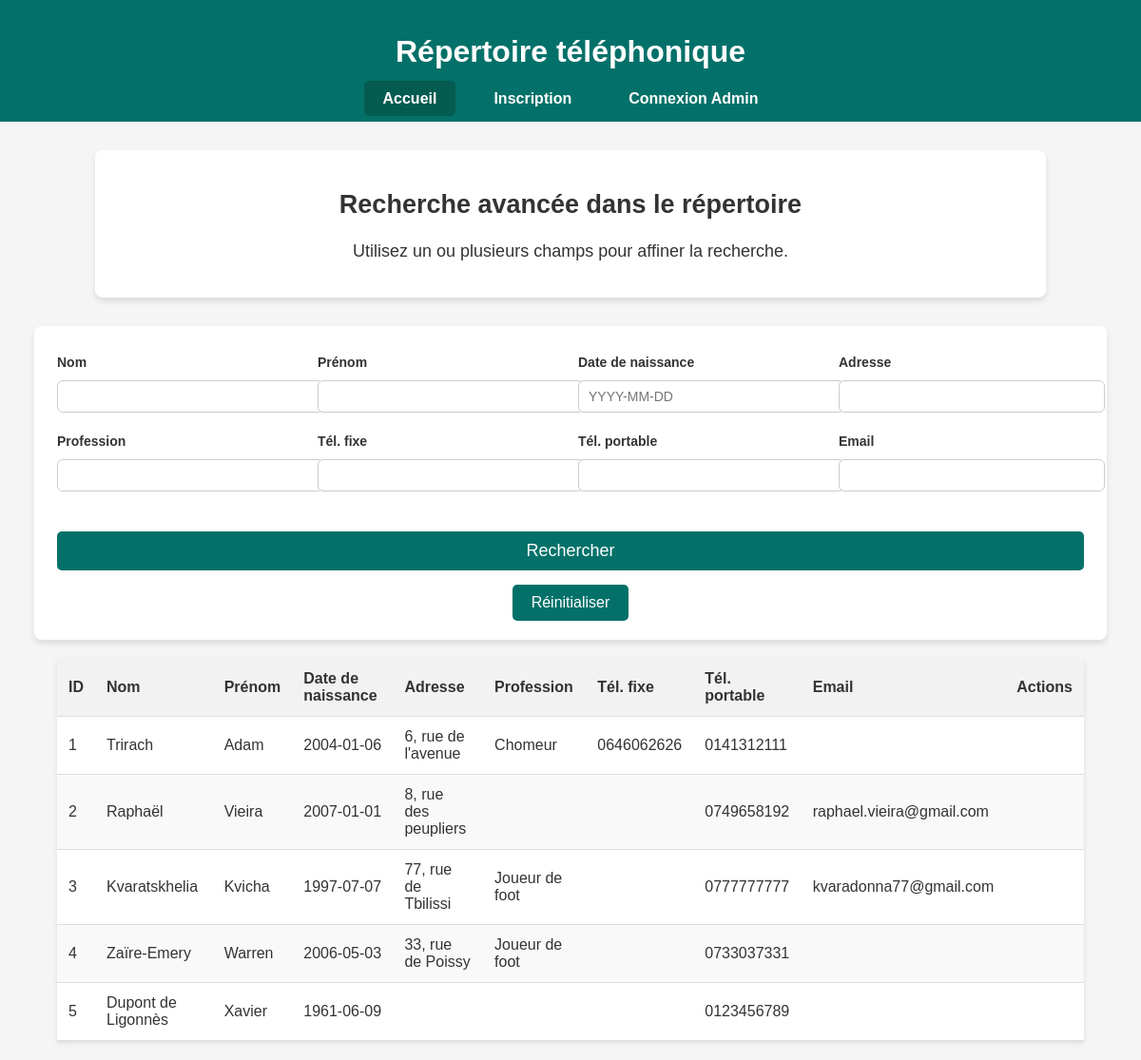
The page / on the database its author committed.
### tables this page shows
CREATE TABLE CONTACT (
  id_contact INTEGER PRIMARY KEY,
  nom VARCHAR(100) NOT NULL,
  prenom VARCHAR(100) NOT NULL,
  date_naissance DATE,
  adresse TEXT,
  profession VARCHAR(100),
  phone_fixe VARCHAR(20),
  phone_portable VARCHAR(20),
  email VARCHAR(255) UNIQUE
);

### app.py (the view)
@app.route("/")
def index():
    nom = request.args.get("nom", "").strip()
    prenom = request.args.get("prenom", "").strip()
    date_naissance = request.args.get("date_naissance", "").strip()
    adresse = request.args.get("adresse", "").strip()
    profession = request.args.get("profession", "").strip()
    phone_fixe = request.args.get("phone_fixe", "").strip()
    phone_portable = request.args.get("phone_portable", "").strip()
    email = request.args.get("email", "").strip()
    query = ("SELECT id_contact, nom, prenom, date_naissance, adresse, profession, "
             "phone_fixe, phone_portable, email FROM CONTACT WHERE 1=1")
    params = []
    if nom:
        query += " AND nom LIKE ?"
        params.append(f"%{nom}%")
    if prenom:
        query += " AND prenom LIKE ?"
        params.append(f"%{prenom}%")
    if date_naissance:
        query += " AND date_naissance = ?"
        params.append(date_naissance)
    if adresse:
        query += " AND adresse LIKE ?"
        params.append(f"%{adresse}%")
    if profession:
        query += " AND profession LIKE ?"
        params.append(f"%{profession}%")
    if phone_fixe:
        query += " AND phone_fixe LIKE ?"
        params.append(f"%{phone_fixe}%")
    if phone_portable:
        query += " AND phone_portable LIKE ?"
        params.append(f"%{phone_portable}%")
    if email:
        query += " AND email LIKE ?"
        params.append(f"%{email}%")
    query += " ORDER BY id_contact" #tri dans l'ordre de id_contact
    conn = get_conn()
    try:
        contacts = conn.execute(query,params).fetchall()
    finally: #toujours fermer la connexion pour éviter les erreurs
        conn.close()
    return render_template("index.html", contacts=contacts,search_values={"nom": nom, "prenom": prenom, "date_naissance": date_naissance,"adresse": adresse, "profession": profession,"phone_fixe": phone_fixe, "phone_portable": phone_portable,"email": email})

### app.py (called while the page is built)
def get_conn(): #ouvre une connection sqlite à la base "repertoire.db"
    conn = sqlite3.connect("repertoire.db")
    conn.row_factory = sqlite3.Row #permet de récupérer les colonnes par nom
    return conn

### templates/index.html (shortened to what this page needs)
{% extends 'base.html' %}
{% block content %}
<div class="presentation">
  <h2>Recherche avancée dans le répertoire</h2>
  <p>Utilisez un ou plusieurs champs pour affiner la recherche.</p>
</div>
<div class="form-container search-form">
  <form method="get" class="search-grid">
    <div class="search-row">
      <label>Nom</label>
      <input name="nom" value="{{ search_values.nom }}">
    </div>
    <div class="search-row">
      <label>Prénom</label>
      <input name="prenom" value="{{ search_values.prenom }}">
    </div>
    <div class="search-row">
      <label>Date de naissance</label>
      <input name="date_naissance" placeholder="YYYY-MM-DD" value="{{ search_values.date_naissance }}">
    </div>
    <div class="search-row">
      <label>Adresse</label>
      <input name="adresse" value="{{ search_values.adresse }}">
    </div>
    <div class="search-row">
      <label>Profession</label>
      <input name="profession" value="{{ search_values.profession }}">
    </div>
    <div class="search-row">
      <label>Tél. fixe</label>
      <input name="phone_fixe" value="{{ search_values.phone_fixe }}">
    </div>
    <div class="search-row">
      <label>Tél. portable</label>
      <input name="phone_portable" value="{{ search_values.phone_portable }}">
    </div>
    <div class="search-row">
      <label>Email</label>
      <input name="email" value="{{ search_values.email }}">
    </div>
    <div style="grid-column: 1 / -1; text-align:center; margin-top:10px;">
      <button class="search-button" type="submit">Rechercher</button>
      <a class="button-link" href="{{ url_for('index') }}">Réinitialiser</a>
    </div>
  </form>
</div>
<table>
  <thead>
    <tr>
      <th>ID</th><th>Nom</th><th>Prénom</th><th>Date de naissance</th><th>Adresse</th>
      <th>Profession</th><th>Tél. fixe</th><th>Tél. portable</th><th>Email</th><th>Actions</th>
    </tr>
  </thead>
  <tbody>
    {% for c in contacts %}
      <tr>
        <td>{{ c['id_contact'] }}</td>
        <td>{{ c['nom'] }}</td>
        <td>{{ c['prenom'] }}</td>
        <td>{{ c['date_naissance'] or '' }}</td>
        <td>{{ c['adresse'] or '' }}</td>
        <td>{{ c['profession'] or '' }}</td>
        <td>{{ c['phone_fixe'] or '' }}</td>
        <td>{{ c['phone_portable'] or '' }}</td>
        <td>{{ c['email'] or '' }}</td>
        <td>
        </td>
      </tr>
    {% else %}
      <tr><td colspan="10">Aucun résultat</td></tr>
    {% endfor %}
  </tbody>
</table>
{% endblock %}

### templates/base.html (shortened to what this page needs)
<!doctype html>
<html>
<head>
  <link rel="stylesheet" href="{{ url_for('static', filename='style.css') }}">
</head>
<body>
  <header>
    <h1>Répertoire téléphonique</h1>
    <nav>
  <ul>
    <li><a href="{{ url_for('index') }}" class="{% if request.path=='/' %}active{% endif %}">Accueil</a></li>
    <li><a href="{{ url_for('register') }}" class="{% if request.path=='/register' %}active{% endif %}">Inscription</a></li>
    {% if session.get('is_admin') %}
      <li><a href="{{ url_for('admin_dashboard') }}" class="{% if request.path.startswith('/admin') %}active{% endif %}">Admin</a></li>
      <li><a href="{{ url_for('admin_logout') }}">Déconnexion Admin</a></li>
    {% else %}
      <li><a href="{{ url_for('admin_login') }}">Connexion Admin</a></li>
    {% endif %}
  </ul>
</nav>
  </header>
  <main>
    {% block content %}{% endblock %}
  </main>
</body>
</html>

### static/style.css (style rules this page uses)
body { font-family: Arial, sans-serif; margin: 0; padding: 0; background-color: #f5f5f5; color: #333; }
header { background-color: #037169; color: white; padding: 15px 0; text-align: center; }
nav ul { list-style: none; display: flex; justify-content: center; padding: 0; margin: 0; gap: 20px; }
nav ul li a { background-color: #037169; color: white; text-decoration: none; padding: 10px 20px; border-radius: 5px; font-weight: bold; transition: background-color 0.3s ease-in-out; }
nav ul li a.active { background-color: #045b50; }
.presentation { text-align: center; font-size: 18px; margin: 30px auto; max-width: 80%; background-color: #ffffff; padding: 20px; box-shadow: 0px 4px 6px rgba(0, 0, 0, 0.1); border-radius: 8px; }
.form-container { width: 50%; margin: 40px auto; padding: 40px; background: white; border-radius: 8px; box-shadow: 0px 4px 6px rgba(0, 0, 0, 0.1); }
.form-container label { display: block; margin-top: 10px; font-weight: bold; }
.form-container input { width: 100%; padding: 10px; margin-top: 5px; border: 1px solid #ccc; border-radius: 5px; font-size: 16px; transition: border 0.3s ease-in-out; }
.form-container button { width: 100%; background-color: #037169; color: white; border: none; padding: 10px; font-size: 18px; cursor: pointer; margin-top: 20px; border-radius: 5px; transition: background-color 0.3s ease-in-out; }
.button-link { display: inline-block; margin-top: 15px; padding: 10px 20px; background-color: #037169; color: white; text-decoration: none; border-radius: 5px; transition: background-color 0.3s ease; }
table { width: 90%; margin: 20px auto; border-collapse: collapse; background-color: white; box-shadow: 0 2px 5px rgba(0, 0, 0, 0.1); }
th, td { padding: 12px; text-align: left; border-bottom: 1px solid #ddd; }
th { background-color: #f2f2f2; font-weight: bold; }
tr:nth-child(even) { background-color: #f9f9f9; }
.search-form { width: 90%; max-width: 1100px; padding: 20px 24px; margin: 20px auto; }
.search-grid { display: grid; grid-template-columns: repeat(4, 1fr); gap: 12px 16px; align-items: end; }
.search-row { display: flex; flex-direction: column; }
.search-row label { font-weight: 600; margin-bottom: 6px; font-size: 14px; }
.search-row input { padding: 8px 10px; font-size: 14px; border-radius: 6px; border: 1px solid #ccc; transition: border 0.2s ease-in-out; }
.search-button { background-color: #037169; color: white; border: none; padding: 10px 18px; font-size: 15px; border-radius: 6px; cursor: pointer; margin-right: 10px; }

### rows shown on the page
CONTACT: id_contact "1", nom "Trirach", prenom "Adam", date_naissance "2004-01-06", adresse "6, rue de l'avenue", profession "Chomeur", phone_fixe "0646062626", phone_portable "0141312111"
CONTACT: id_contact "2", nom "Raphaël", prenom "Vieira", date_naissance "2007-01-01", adresse "8, rue des peupliers", phone_portable "0749658192", email "raphael.vieira@gmail.com"
CONTACT: id_contact "3", nom "Kvaratskhelia", prenom "Kvicha", date_naissance "1997-07-07", adresse "77, rue de Tbilissi", profession "Joueur de foot", phone_portable "0777777777", email "kvaradonna77@gmail.com"
CONTACT: id_contact "4", nom "Zaïre-Emery", prenom "Warren", date_naissance "2006-05-03", adresse "33, rue de Poissy", profession "Joueur de foot", phone_portable "0733037331"
CONTACT: id_contact "5", nom "Dupont de Ligonnès", prenom "Xavier", date_naissance "1961-06-09", phone_portable "0123456789"
